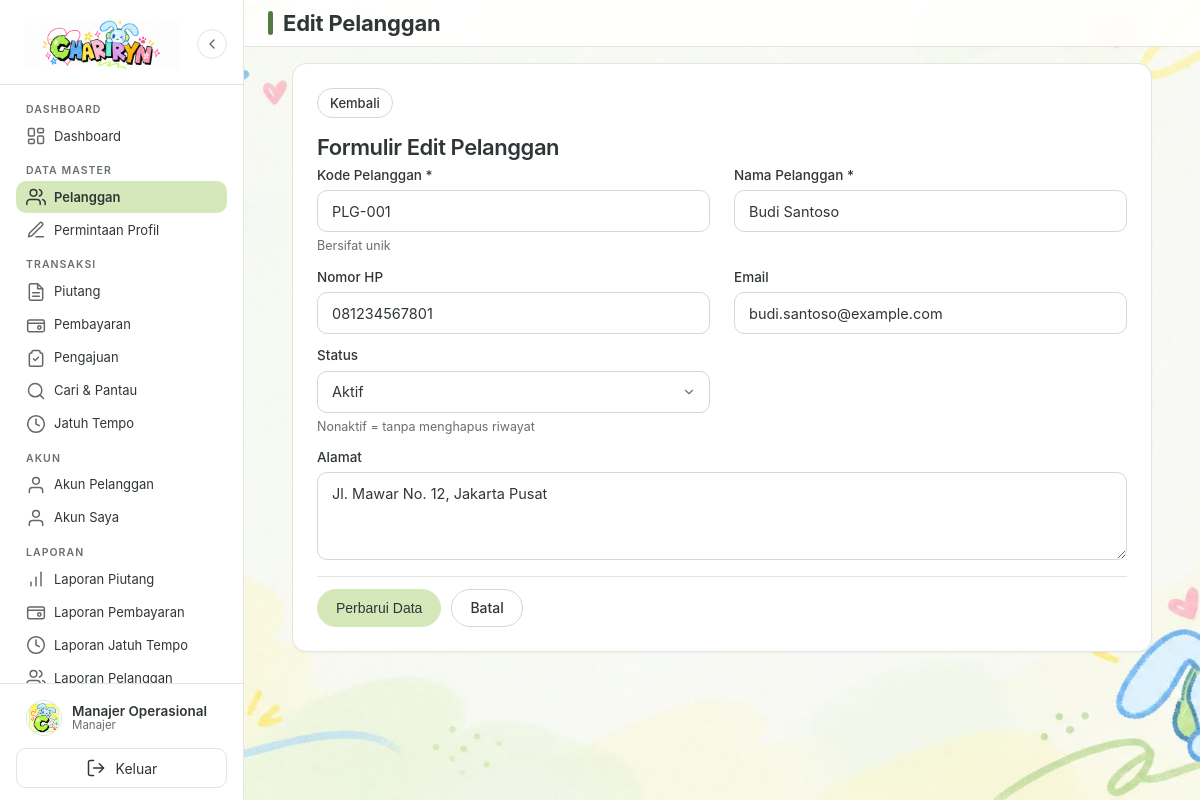
The page /pelanggan/edit.php?id=1 (signed in) on the database its author committed.
### tables this page shows
CREATE TABLE IF NOT EXISTS users (
    id_user INT UNSIGNED NOT NULL AUTO_INCREMENT,
    id_pelanggan INT UNSIGNED NULL,
    username VARCHAR(50) NOT NULL,
    password VARCHAR(255) NOT NULL,
    nama VARCHAR(100) NOT NULL,
    role ENUM('pemilik', 'manajer', 'pelanggan') NOT NULL DEFAULT 'manajer',
    status ENUM('belum aktif', 'aktif', 'nonaktif') NOT NULL DEFAULT 'belum aktif',
    token_aktivasi VARCHAR(64) NULL,
    token_aktivasi_berakhir DATETIME NULL,
    created_at DATETIME NOT NULL DEFAULT CURRENT_TIMESTAMP,
    updated_at DATETIME NOT NULL DEFAULT CURRENT_TIMESTAMP ON UPDATE CURRENT_TIMESTAMP,
    PRIMARY KEY (id_user),
    UNIQUE KEY uq_users_username (username),
    UNIQUE KEY uq_users_pelanggan (id_pelanggan),
    KEY idx_users_role_status (role, status),
    CONSTRAINT fk_users_pelanggan
        FOREIGN KEY (id_pelanggan) REFERENCES pelanggan (id_pelanggan)
        ON DELETE CASCADE ON UPDATE CASCADE
);

CREATE TABLE IF NOT EXISTS pelanggan (
    id_pelanggan INT UNSIGNED NOT NULL AUTO_INCREMENT,
    kode_pelanggan VARCHAR(20) NOT NULL,
    nama_pelanggan VARCHAR(100) NOT NULL,
    alamat TEXT NULL,
    no_hp VARCHAR(20) NULL,
    email VARCHAR(100) NULL,
    status ENUM('aktif', 'nonaktif') NOT NULL DEFAULT 'aktif',
    created_at DATETIME NOT NULL DEFAULT CURRENT_TIMESTAMP,
    updated_at DATETIME NOT NULL DEFAULT CURRENT_TIMESTAMP ON UPDATE CURRENT_TIMESTAMP,
    PRIMARY KEY (id_pelanggan),
    UNIQUE KEY uq_pelanggan_kode (kode_pelanggan),
    KEY idx_pelanggan_nama (nama_pelanggan),
    KEY idx_pelanggan_status (status)
);

### helpers/autentikasi.php (called while the page is built, shortened)
<?php
function userSaatIni(): array
{
    return $_SESSION['user'] ?? [];
}
function roleUser(): string
{
    return (string) ($_SESSION['user']['role'] ?? '');
}
function labelRole(string $role): string
{
    return match ($role) {
        'pemilik' => 'Pemilik',
        'manajer' => 'Manajer',
        'pelanggan' => 'Pelanggan',
        default => 'Pengguna',
    };
}
function urlBerandaSesuaiPeran(): string
{
    return match (roleUser()) {
        'pemilik' => BASE_URL . 'laporan/piutang.php',
        'pelanggan' => BASE_URL . 'portal/index.php',
        default => BASE_URL . 'dashboard/index.php',
    };
}
function cekLogin(): void
{
    $stmt = koneksiDatabase()->prepare(
        'SELECT id_user, username, nama, role, status, id_pelanggan
         FROM users WHERE id_user = :id LIMIT 1'
    );
    $stmt->execute([':id' => (int) $_SESSION['user']['id_user']]);
}
function requireLogin(): void
{
    cekLogin();
}

### helpers/format.php (called while the page is built, shortened)
<?php
function e(?string $nilai): string
{
    return htmlspecialchars((string) $nilai, ENT_QUOTES, 'UTF-8');
}

### config/database.php (called while the page is built, shortened)
<?php
function koneksiDatabase(): PDO
{
    static $pdo = null;
    if ($pdo instanceof PDO) {
        return $pdo;
    }
    $daftarPort = trim(DB_PORT) !== '' ? [trim(DB_PORT)] : ['3306', '3307'];
    foreach ($daftarPort as $port) {
        $dsn = 'mysql:host=' . DB_HOST . ';port=' . $port . ';dbname=' . DB_NAMA . ';charset=utf8mb4';
        try {
            $pdo = new PDO($dsn, DB_USER, DB_PASSWORD, [
                PDO::ATTR_ERRMODE => PDO::ERRMODE_EXCEPTION,
                PDO::ATTR_DEFAULT_FETCH_MODE => PDO::FETCH_ASSOC,
                PDO::ATTR_EMULATE_PREPARES => false,
            ]);
            return $pdo;
        } catch (PDOException $e) {
            $galat = $e;
        }
    }
    exit;
}

### helpers/otorisasi.php (called while the page is built, shortened)
<?php
function requireManajer(): void
{
    requireLogin();
}

### helpers/validasi.php (called while the page is built, shortened)
<?php
function ambilIdDariGet(): ?int
{
    $id = $_GET['id'] ?? null;
    return (int) $id;
}

### services/PelangganService.php (called while the page is built, shortened)
<?php
class PelangganService
{
    public static function ambil(PDO $pdo, int $id): ?array
    {
        $stmt = $pdo->prepare('SELECT * FROM pelanggan WHERE id_pelanggan = :id LIMIT 1');
        $stmt->execute([':id' => $id]);
        $hasil = $stmt->fetch();
        return $hasil === false ? null : $hasil;
    }
}

### pelanggan/edit.php (the view, shortened to what this page needs)
<?php
requireManajer();
$id = ambilIdDariGet();
$pdo = koneksiDatabase();
$pelanggan = PelangganService::ambil($pdo, $id);
$halaman_aktif = 'pelanggan';
require_once BASE_PATH . '/includes/kepala.php';
$kode = (string) $pelanggan['kode_pelanggan'];
$nama = (string) $pelanggan['nama_pelanggan'];
$alamat = (string) ($pelanggan['alamat'] ?? '');
$noHp = (string) ($pelanggan['no_hp'] ?? '');
$email = (string) ($pelanggan['email'] ?? '');
$status = (string) $pelanggan['status'];
?>
<div class="kotak-form">
    <div class="aksi-halaman" style="margin-bottom:var(--spasi-md);">
        <a class="btn btn-netral btn-kecil" href="<?= BASE_URL ?>pelanggan/detail.php?id=<?= (int) $id ?>">Kembali</a>
    </div>
    <h2>Formulir Edit Pelanggan</h2>
    <form method="post" action="<?= BASE_URL ?>pelanggan/edit.php?id=<?= (int) $id ?>" data-anti-ganda>
        <div class="form-grid">
            <div class="kolom">
                <label for="kode_pelanggan">Kode Pelanggan *</label>
                <input class="input" type="text" id="kode_pelanggan" name="kode_pelanggan" value="<?= e($kode) ?>" required>
                <span class="bantuan">Bersifat unik</span>
            </div>
            <div class="kolom">
                <label for="nama_pelanggan">Nama Pelanggan *</label>
                <input class="input" type="text" id="nama_pelanggan" name="nama_pelanggan" value="<?= e($nama) ?>" required>
            </div>
            <div class="kolom">
                <label for="no_hp">Nomor HP</label>
                <input class="input" type="text" id="no_hp" name="no_hp" value="<?= e($noHp) ?>">
            </div>
            <div class="kolom">
                <label for="email">Email</label>
                <input class="input" type="email" id="email" name="email" value="<?= e($email) ?>">
            </div>
            <div class="kolom">
                <label for="status">Status</label>
                <select class="pilih" id="status" name="status">
                    <option value="aktif" <?= $status === 'aktif' ? 'selected' : '' ?>>Aktif</option>
                </select>
                <span class="bantuan">Nonaktif = tanpa menghapus riwayat</span>
            </div>
            <div class="kolom" style="grid-column:1 / -1;">
                <label for="alamat">Alamat</label>
                <textarea class="textarea" id="alamat" name="alamat"><?= e($alamat) ?></textarea>
            </div>
        </div>
        <div class="form-aksi">
            <button type="submit" class="btn btn-primer">Perbarui Data</button>
            <a class="btn btn-netral" href="<?= BASE_URL ?>pelanggan/detail.php?id=<?= (int) $id ?>">Batal</a>
        </div>
    </form>
</div>
<?php require_once BASE_PATH . '/includes/footer.php'; ?>

### includes/sidebar.php (shortened to what this page needs)
<?php
function ikonMenu(string $nama): string
{
    $svg = '<svg width="20" height="20" viewBox="0 0 24 24" fill="none" stroke="currentColor" stroke-width="1.8" stroke-linecap="round" stroke-linejoin="round" aria-hidden="true">';
    $isi = match ($nama) {
        'dashboard' => '<rect x="3" y="3" width="7" height="9" rx="1.5"></rect><rect x="14" y="3" width="7" height="5" rx="1.5"></rect><rect x="14" y="12" width="7" height="9" rx="1.5"></rect><rect x="3" y="16" width="7" height="5" rx="1.5"></rect>',
        'pelanggan' => '<path d="M17 21v-2a4 4 0 0 0-4-4H5a4 4 0 0 0-4 4v2"></path><circle cx="9" cy="7" r="4"></circle><path d="M23 21v-2a4 4 0 0 0-3-3.87"></path><path d="M16 3.13a4 4 0 0 1 0 7.75"></path>',
        'pengguna' => '<path d="M20 21v-2a4 4 0 0 0-4-4H8a4 4 0 0 0-4 4v2"></path><circle cx="12" cy="7" r="4"></circle>',
        'piutang' => '<path d="M14 2H6a2 2 0 0 0-2 2v16a2 2 0 0 0 2 2h12a2 2 0 0 0 2-2V8z"></path><polyline points="14 2 14 8 20 8"></polyline><line x1="16" y1="13" x2="8" y2="13"></line><line x1="16" y1="17" x2="8" y2="17"></line>',
        'pembayaran' => '<rect x="2" y="6" width="20" height="14" rx="2"></rect><path d="M2 10h20"></path><circle cx="16" cy="15" r="2"></circle>',
        'jatuh-tempo' => '<circle cx="12" cy="12" r="10"></circle><polyline points="12 6 12 12 16 14"></polyline>',
        'cari' => '<circle cx="11" cy="11" r="8"></circle><line x1="21" y1="21" x2="16.65" y2="16.65"></line>',
        'laporan' => '<line x1="12" y1="20" x2="12" y2="10"></line><line x1="18" y1="20" x2="18" y2="4"></line><line x1="6" y1="20" x2="6" y2="16"></line>',
        'pengajuan' => '<path d="M9 3h6a2 2 0 0 1 2 2v1h1a2 2 0 0 1 2 2v12a2 2 0 0 1-2 2H6a2 2 0 0 1-2-2V8a2 2 0 0 1 2-2h1V5a2 2 0 0 1 2-2z"></path><path d="M9 13l2 2 4-4"></path>',
        'permintaan' => '<path d="M12 20h9"></path><path d="M16.5 3.5a2.12 2.12 0 0 1 3 3L7 19l-4 1 1-4z"></path>',
        'keluar' => '<path d="M9 21H5a2 2 0 0 1-2-2V5a2 2 0 0 1 2-2h4"></path><polyline points="16 17 21 12 16 7"></polyline><line x1="21" y1="12" x2="9" y2="12"></line>',
        default => '',
    };
    return $svg . $isi . '</svg>';
}
function itemMenu(string $ikon, string $label, string $url, string $kunci): string
{
    global $halaman_aktif;
    $aktif = $halaman_aktif === $kunci;
    $aria = $aktif ? ' aria-current="page"' : '';
    return '<a class="item-menu' . ($aktif ? ' aktif' : '') . '"' . $aria . ' href="' . e($url) . '">'
        . ikonMenu($ikon)
        . '<span>' . e($label) . '</span></a>';
}
?>
<?php
$peran_sidebar = roleUser();
$beranda_sidebar = urlBerandaSesuaiPeran();
?>
<aside class="sidebar" id="sidebar">
    <div class="sidebar-logo">
        <a href="<?= e($beranda_sidebar) ?>" aria-label="Beranda CHARIRYN">
            <img class="logo-brand" src="<?= BASE_URL ?>assets/img/chariryn.png" alt="CHARIRYN" width="336" height="112">
        </a>
        <button type="button" class="sidebar-toggle" id="tombolMenu" aria-label="Tutup panel samping" aria-expanded="false" aria-controls="sidebar">
            <svg width="16" height="16" viewBox="0 0 24 24" fill="none" stroke="currentColor" stroke-width="2.2" stroke-linecap="round" stroke-linejoin="round" aria-hidden="true">
                <polyline points="15 18 9 12 15 6"></polyline>
            </svg>
        </button>
    </div>
    <nav class="sidebar-menu" aria-label="Menu utama">
        <?php if ($peran_sidebar === 'pelanggan'): ?>
            <p class="grup-menu">Piutang Saya</p>
            <?= itemMenu('dashboard', 'Dashboard', BASE_URL . 'portal/index.php', 'portal') ?>
            <?= itemMenu('pembayaran', 'Ajukan Pembayaran', BASE_URL . 'portal/pengajuan.php', 'portal-pengajuan') ?>
            <?= itemMenu('pengajuan', 'Status Pengajuan', BASE_URL . 'portal/status-pengajuan.php', 'portal-status') ?>
            <?= itemMenu('pengguna', 'Kelola Akun', BASE_URL . 'portal/akun.php', 'portal-akun') ?>
        <?php else: ?>
            <p class="grup-menu">Dashboard</p>
            <?= itemMenu('dashboard', 'Dashboard', BASE_URL . 'dashboard/index.php', 'dashboard') ?>
            <p class="grup-menu">Data Master</p>
            <?= itemMenu('pelanggan', 'Pelanggan', BASE_URL . 'pelanggan/index.php', 'pelanggan') ?>
            <?= itemMenu('permintaan', 'Permintaan Profil', BASE_URL . 'pelanggan/permintaan.php', 'permintaan-profil') ?>
            <p class="grup-menu">Transaksi</p>
            <?= itemMenu('piutang', 'Piutang', BASE_URL . 'piutang/index.php', 'piutang') ?>
            <?= itemMenu('pembayaran', 'Pembayaran', BASE_URL . 'pembayaran/index.php', 'pembayaran') ?>
            <?= itemMenu('pengajuan', 'Pengajuan', BASE_URL . 'pengajuan/index.php', 'pengajuan') ?>
            <?= itemMenu('cari', 'Cari & Pantau', BASE_URL . 'cari-pantau/index.php', 'cari-pantau') ?>
            <?= itemMenu('jatuh-tempo', 'Jatuh Tempo', BASE_URL . 'jatuh-tempo/index.php', 'jatuh-tempo') ?>
            <p class="grup-menu">Akun</p>
            <?= itemMenu('pengguna', 'Akun Pelanggan', BASE_URL . 'akun-pelanggan/index.php', 'akun-pelanggan') ?>
            <?= itemMenu('pengguna', 'Akun Saya', BASE_URL . 'akun/sandi.php', 'akun') ?>
            <p class="grup-menu">Laporan</p>
            <?= itemMenu('laporan', 'Laporan Piutang', BASE_URL . 'laporan/piutang.php', 'laporan-piutang') ?>
            <?= itemMenu('pembayaran', 'Laporan Pembayaran', BASE_URL . 'laporan/pembayaran.php', 'laporan-pembayaran') ?>
            <?= itemMenu('jatuh-tempo', 'Laporan Jatuh Tempo', BASE_URL . 'laporan/jatuh-tempo.php', 'laporan-jatuh-tempo') ?>
            <?= itemMenu('pelanggan', 'Laporan Pelanggan', BASE_URL . 'laporan/pelanggan.php', 'laporan-pelanggan') ?>
        <?php endif; ?>
    </nav>
<?php
$nama_profil = (string) (userSaatIni()['nama'] ?? 'Pengguna');
$label_role_profil = labelRole($peran_sidebar);
?>
    <div class="sidebar-kaki">
        <div class="profil-ringkas">
            <img class="profil-avatar" src="<?= BASE_URL ?>assets/img/logo.png" alt="" aria-hidden="true" width="36" height="36">
            <div class="profil-info">
                <span class="nama-user"><?= e($nama_profil) ?></span>
                <span class="role-user"><?= e($label_role_profil) ?></span>
            </div>
        </div>
        <form method="post" action="<?= BASE_URL ?>auth/logout.php">
            <button type="submit" class="tombol-keluar">
                <?= ikonMenu('keluar') ?>
                <span>Keluar</span>
            </button>
        </form>
    </div>
</aside>

### rows shown on the page
users: nama "Manajer Operasional"
pelanggan: kode_pelanggan "PLG-001", nama_pelanggan "Budi Santoso", no_hp "081234567801", email "budi.santoso@example.com", status "Aktif", alamat "Jl. Mawar No. 12, Jakarta Pusat"

### other values the page prints
$label "Dashboard Pelanggan Permintaan Profil Piutang Pembayaran Pengajuan Cari & Pantau Jatuh Tempo Akun Pelanggan Akun Saya Laporan Piutang Laporan Pembayaran Laporan Jatuh Tempo Laporan Pelanggan"
$label_role_profil "Manajer"
$judul_halaman "Edit Pelanggan"
